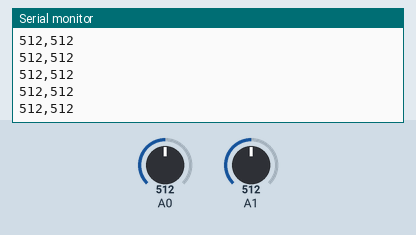
Simulated run of this sketch. Board: Arduino Uno, built with avr-gcc and run on an emulated ATmega328P. Shown: the last lines printed to the serial monitor. The inputs (shaded band) are chosen by the test bench; at power-on: A0 = 512, A1 = 512.

Above: at 1.2 s.
1.3 s: A0 set to 716
At 1.31 s:
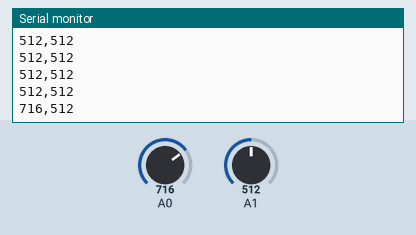
2.8 s: A1 set to 716
At 2.82 s:
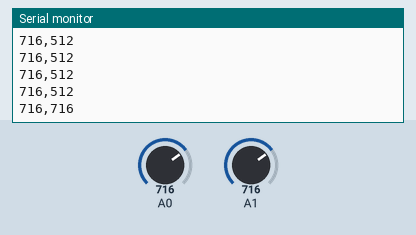
4.3 s: A0 set to 900
At 4.33 s:
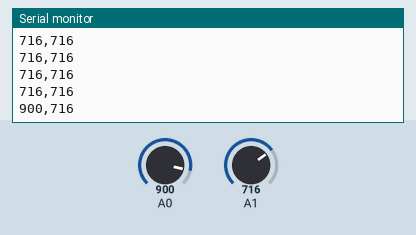
5.8 s: A1 set to 900
At 5.84 s:
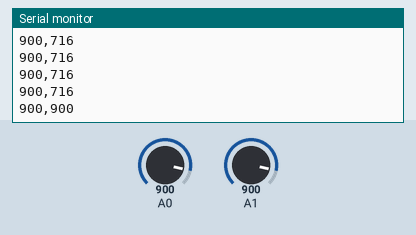
Timing chart, 0 to 8.3 s (numbered marks = the images above; inputs shaded):
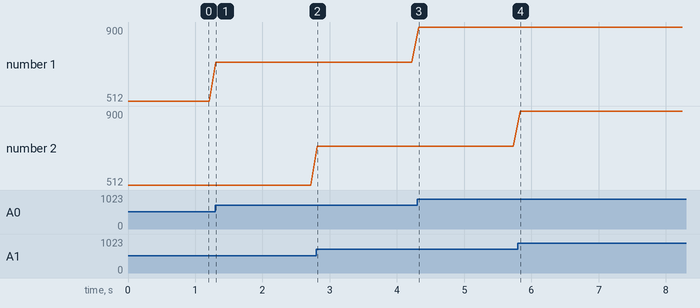

The sketch:

ArduinoP5SerialCommunicationTwoPots.ino
```cpp
/*
 * Arduino & P5.js Duplex Communication
 * Bomani Oseni McClendon
 *
 * Find the corresponding p5.js code here: hhttps://editor.p5js.org/bomanimc/sketches/9BIyMWXZk
 */

void setup() {
  // Initialize serial communication with Baud rate of 9600.
  Serial.begin(9600);

  // Set pin A0 as an input.
  pinMode(A0, INPUT);

  // Set pin A1 as an input.
  pinMode(A1, INPUT);
}

void loop() {
  // Read the value from the potentiometers.
  int leftPotentiometerValue = analogRead(A0);
  int rightPotentiometerValue = analogRead(A1);

  // Write the potentiometer value to the serial port.
  Serial.print(leftPotentiometerValue);
  Serial.print(",");
  Serial.println(rightPotentiometerValue);

  // Add a delay to stabilize the ADC.
  delay(100);
}
```

Measured:
- after the input at 1.3 s, the serial monitor: prints a new line at once (image 1)
- after the input at 2.8 s, the serial monitor: prints a new line at once (image 2)
- after the input at 4.3 s, the serial monitor: prints a new line at once (image 3)
- after the input at 5.8 s, the serial monitor: prints a new line at once (image 4)
- plotted number 1: 512 → 716 after the input at 1.3 s, 716 → 900 after the input at 4.3 s
